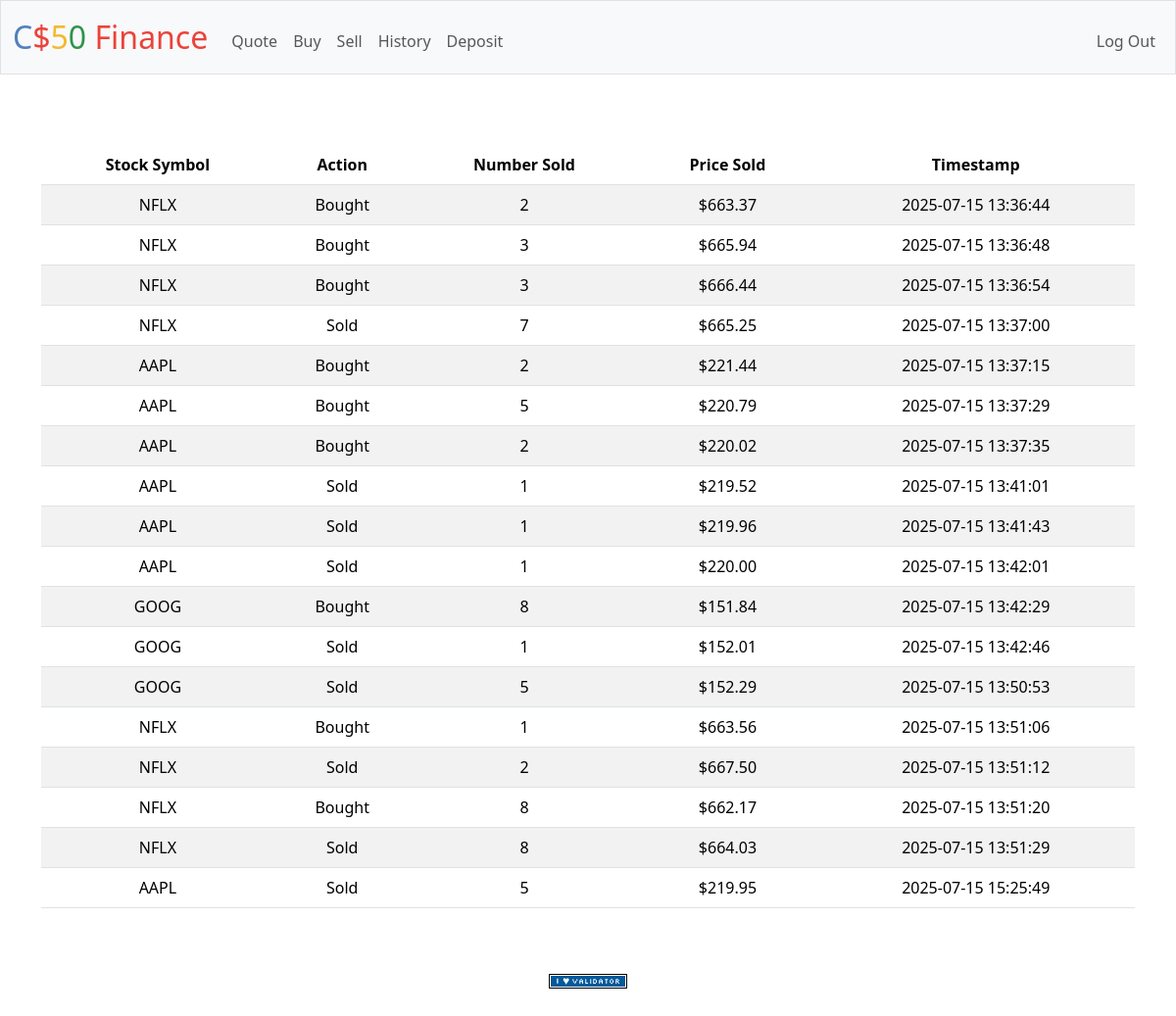
Screenshot of /history (signed in) with the database file from the repository.
### tables this page shows
CREATE TABLE transactions (id INTEGER PRIMARY KEY AUTOINCREMENT NOT NULL, users_id INTEGER NOT NULL, stock TEXT NOT NULL, action TEXT NOT NULL, owned INTEGER NOT NULL, price NUMERIC NOT NULL, timestamp DATETIME DEFAULT CURRENT_TIMESTAMP, FOREIGN KEY (users_id) REFERENCES users(id));

### app.py (the view)
@app.route("/history")
@login_required
def history():
    hstry = db.execute(
        "SELECT stock, action, owned, price, timestamp FROM transactions WHERE users_id = ?", session["user_id"])
    return render_template("history.html", hstry=hstry)

### app.py (called while the page is built)
@app.after_request
def after_request(response):
    response.headers["Cache-Control"] = "no-cache, no-store, must-revalidate"
    response.headers["Expires"] = 0
    response.headers["Pragma"] = "no-cache"
    return response

### helpers.py (called while the page is built)
def login_required(f):
    @wraps(f)
    def decorated_function(*args, **kwargs):
        if session.get("user_id") is None:
            return redirect("/login")
        return f(*args, **kwargs)
    return decorated_function

def usd(value):
    return f"${value:,.2f}"

### templates/history.html (shortened to what this page needs)
{% extends "layout.html" %}
{% block main %}
    <table class="table table-striped mt-4">
        <thead>
            <tr>
                <th>Stock Symbol</th>
                <th>Action</th>
                <th>Number Sold</th>
                <th>Price Sold</th>
                <th>Timestamp</th>
            </tr>
        </thead>
        <tbody>
            {% for row in hstry %}
            <tr>
                <td>{{row.stock}}</td>
                <td>{{row.action}}</td>
                <td>{{row.owned}}</td>
                <td>{{row.price | usd}}</td>
                <td>{{row.timestamp }}</td>
            </tr>
            {% endfor %}
        </tbody>
    </table>
{% endblock %}

### templates/layout.html (shortened to what this page needs)
<!DOCTYPE html>
<html lang="en">
    <head>
        <link href="https://cdn.jsdelivr.net/npm/bootstrap@5.3.3/dist/css/bootstrap.min.css" rel="stylesheet">
        <link href="/static/styles.css" rel="stylesheet">
    </head>
    <body>
        <nav class="bg-light border navbar navbar-expand-md navbar-light">
            <div class="container-fluid">
                <a class="navbar-brand" href="/"><span class="blue">C</span><span class="red">$</span><span class="yellow">5</span><span class="green">0</span> <span class="red">Finance</span></a>
                <div class="collapse navbar-collapse" id="navbar">
                    {% if session["user_id"] %}
                        <ul class="navbar-nav me-auto mt-2">
                            <li class="nav-item"><a class="nav-link" href="/quote">Quote</a></li>
                            <li class="nav-item"><a class="nav-link" href="/buy">Buy</a></li>
                            <li class="nav-item"><a class="nav-link" href="/sell">Sell</a></li>
                            <li class="nav-item"><a class="nav-link" href="/history">History</a></li>
                            <li class="nav-item"><a class="nav-link" href="/deposit">Deposit</a></li>
                        </ul>
                        <ul class="navbar-nav ms-auto mt-2">
                            <li class="nav-item"><a class="nav-link" href="/logout">Log Out</a></li>
                        </ul>
                    {% else %}
                        <ul class="navbar-nav ms-auto mt-2">
                            <li class="nav-item"><a class="nav-link" href="/register">Register</a></li>
                            <li class="nav-item"><a class="nav-link" href="/login">Log In</a></li>
                        </ul>
                    {% endif %}
                </div>
            </div>
        </nav>
        <main class="container py-5 text-center">
            {% block main %}{% endblock %}
        </main>
        <footer class="mb-5">
            <form action="https://validator.w3.org/check" class="text-center" enctype="multipart/form-data" method="post" target="_blank">
                <input alt="Validate" src="/static/I_heart_validator.png" type="image">
            </form>
        </footer>
    </body>
</html>

### static/styles.css (style rules this page uses)
nav .navbar-brand { font-size: xx-large; }
nav .navbar-brand .blue { color: #537fbe; }
nav .navbar-brand .red { color: #ea433b; }
nav .navbar-brand .yellow { color: #f5b82e; }
nav .navbar-brand .green { color: #2e944b; }

### rows the page displays
transactions: stock "NFLX", action "Bought", owned "2", price "$663.37", timestamp "2025-07-15 13:36:44"
transactions: stock "NFLX", action "Bought", owned "3", price "$665.94", timestamp "2025-07-15 13:36:48"
transactions: stock "NFLX", action "Bought", owned "3", price "$666.44", timestamp "2025-07-15 13:36:54"
transactions: stock "NFLX", action "Sold", owned "7", price "$665.25", timestamp "2025-07-15 13:37:00"
transactions: stock "AAPL", action "Bought", owned "2", price "$221.44", timestamp "2025-07-15 13:37:15"
transactions: stock "AAPL", action "Bought", owned "5", price "$220.79", timestamp "2025-07-15 13:37:29"
transactions: stock "AAPL", action "Bought", owned "2", price "$220.02", timestamp "2025-07-15 13:37:35"
transactions: stock "AAPL", action "Sold", owned "1", price "$219.52", timestamp "2025-07-15 13:41:01"
transactions: stock "AAPL", action "Sold", owned "1", price "$219.96", timestamp "2025-07-15 13:41:43"
transactions: stock "AAPL", action "Sold", owned "1", price "$220.00", timestamp "2025-07-15 13:42:01"
transactions: stock "GOOG", action "Bought", owned "8", price "$151.84", timestamp "2025-07-15 13:42:29"
transactions: stock "GOOG", action "Sold", owned "1", price "$152.01", timestamp "2025-07-15 13:42:46"
transactions: stock "GOOG", action "Sold", owned "5", price "$152.29", timestamp "2025-07-15 13:50:53"
transactions: stock "NFLX", action "Bought", owned "1", price "$663.56", timestamp "2025-07-15 13:51:06"
transactions: stock "NFLX", action "Sold", owned "2", price "$667.50", timestamp "2025-07-15 13:51:12"
transactions: stock "NFLX", action "Bought", owned "8", price "$662.17", timestamp "2025-07-15 13:51:20"
transactions: stock "NFLX", action "Sold", owned "8", price "$664.03", timestamp "2025-07-15 13:51:29"
transactions: stock "AAPL", action "Sold", owned "5", price "$219.95", timestamp "2025-07-15 15:25:49"
